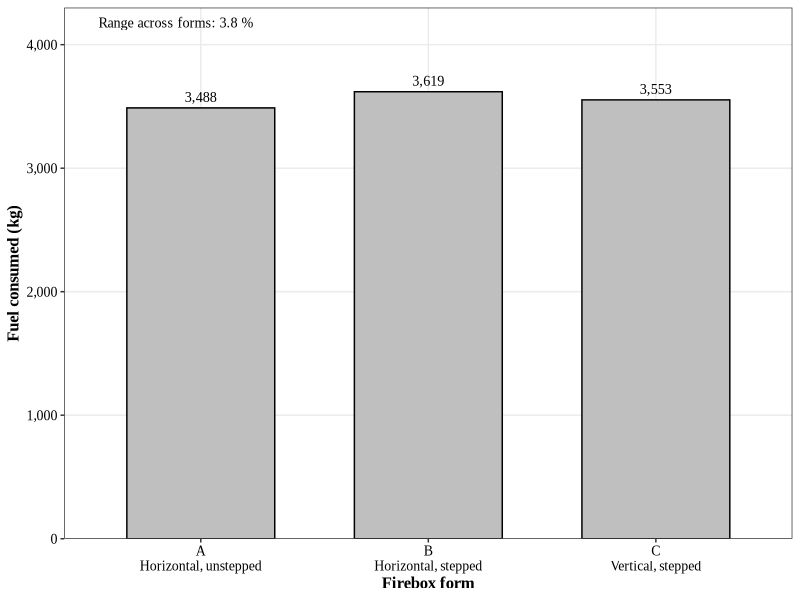
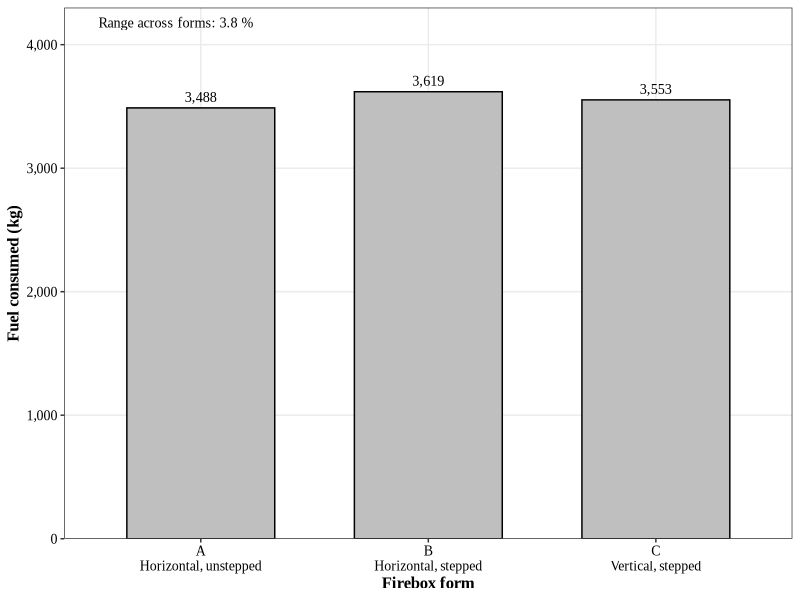
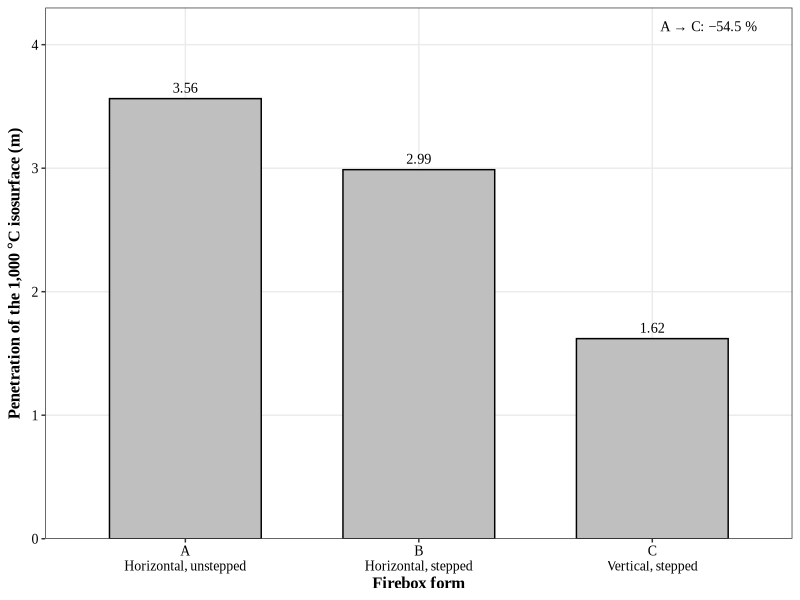
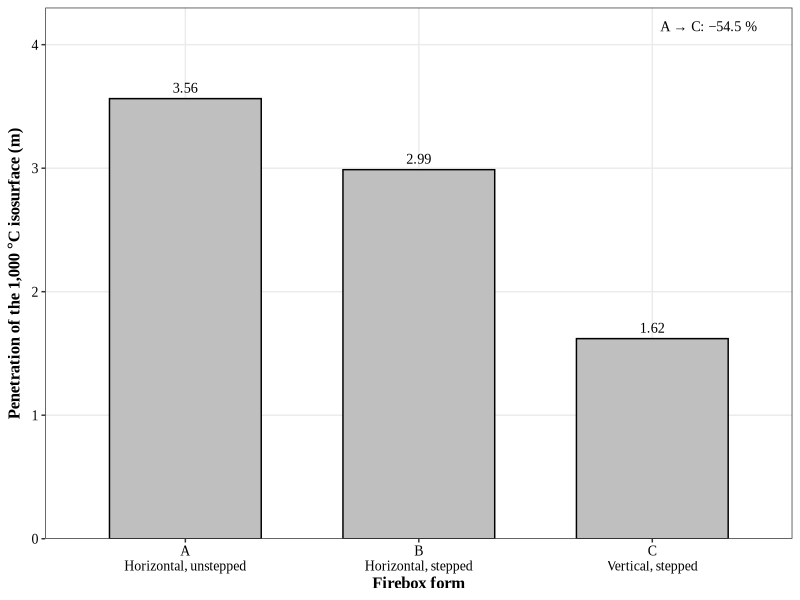
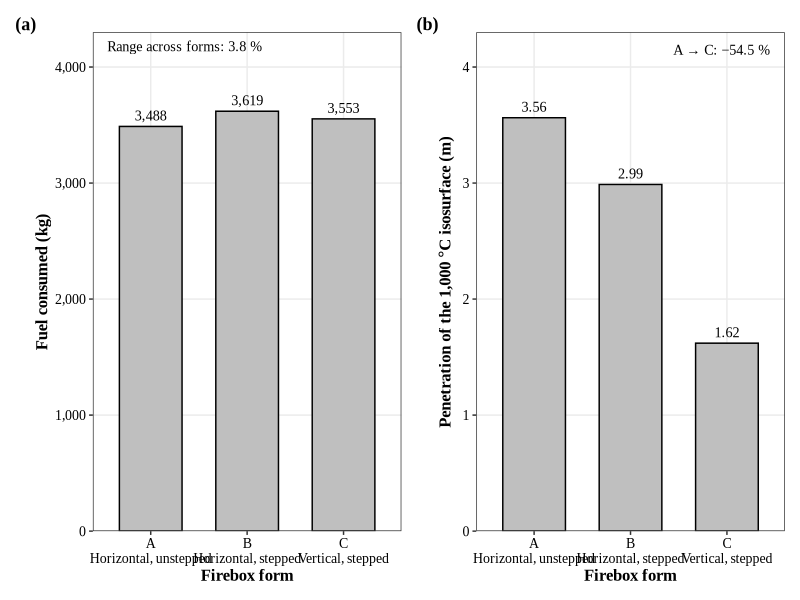
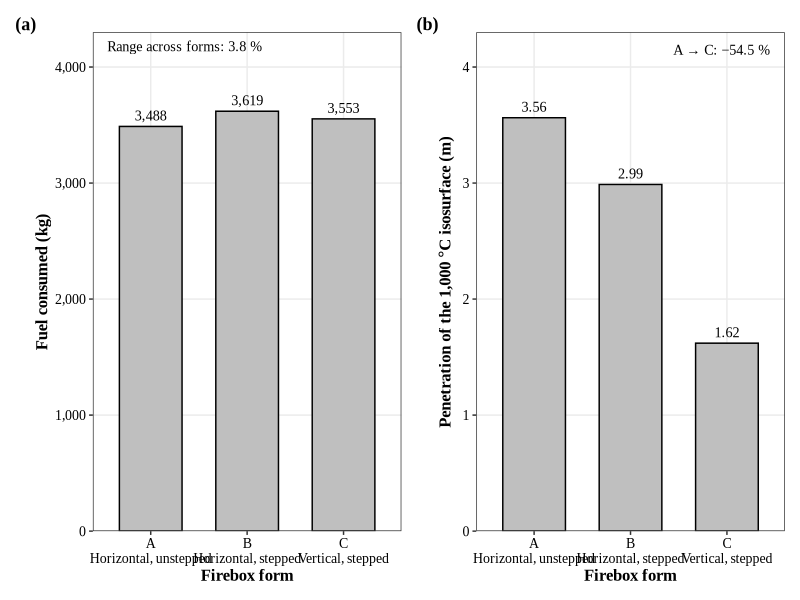

The R script that drew these images, in order:
library(ggplot2)
library(here)
library(patchwork)

FONT <- "Times New Roman"

df <- read.csv(here("./Data/Kiln_Form.csv"), fileEncoding = "UTF-8")
df$form <- factor(df$form, levels = c("A", "B", "C"))
df$axis <- paste(df$form, df$desc, sep = "\n")
df$axis <- factor(df$axis, levels = df$axis[order(df$form)])

kiln_theme <- theme_bw() +
    theme(text = element_text(family = FONT),
        plot.title = element_text(hjust = 0.5, size = 12, face = 'bold'),
        axis.title.x = element_text(size = 12, colour = "black", face = 'bold'),
        axis.title.y = element_text(size = 12, colour = "black", face = 'bold'),
        axis.text = element_text(size = 10, colour = "black"),
        panel.grid.minor = element_blank())

spread <- (max(df$fuel_kg) - min(df$fuel_kg)) / min(df$fuel_kg) * 100

p1 <- ggplot(df, aes(x = axis, y = fuel_kg)) +
    geom_col(fill = "grey75", colour = "black", width = 0.65) +
    geom_text(aes(label = format(fuel_kg, big.mark = ",")),
              vjust = -0.6, size = 3.6, family = FONT) +
    annotate("text", x = 0.55, y = 4180, hjust = 0, size = 3.6, family = FONT,
             label = sprintf("Range across forms: %.1f %%", spread)) +
    scale_y_continuous(limits = c(0, 4300), expand = c(0, 0),
                       labels = function(v) format(v, big.mark = ",")) +
    xlab("Firebox form") +
    ylab("Fuel consumed (kg)") +
    kiln_theme
ggsave(here("./Graph/Bar(Fuel_by_form).tiff"), p1, dpi = 300, width = 5, height = 5, units = 'in', bg = "white", compression = "lzw")
ggsave(here("./Graph/Bar(Fuel_by_form).jpeg"), p1, dpi = 300, width = 5, height = 5, units = 'in', bg = "white", quality = 95)

drop <- (df$penetration_m[df$form == "A"] - df$penetration_m[df$form == "C"]) /
         df$penetration_m[df$form == "A"] * 100

p2 <- ggplot(df, aes(x = axis, y = penetration_m)) +
    geom_col(fill = "grey75", colour = "black", width = 0.65) +
    geom_text(aes(label = sprintf("%.2f", penetration_m)),
              vjust = -0.6, size = 3.6, family = FONT) +
    annotate("text", x = 3.45, y = 4.15, hjust = 1, size = 3.6, family = FONT,
             label = sprintf("A → C: −%.1f %%", drop)) +
    scale_y_continuous(limits = c(0, 4.3), expand = c(0, 0)) +
    xlab("Firebox form") +
    ylab(expression(bold(paste("Penetration of the 1,000 ", degree, "C isosurface (m)")))) +
    kiln_theme
ggsave(here("./Graph/Bar(Penetration_by_form).tiff"), p2, dpi = 300, width = 5, height = 5, units = 'in', bg = "white", compression = "lzw")
ggsave(here("./Graph/Bar(Penetration_by_form).jpeg"), p2, dpi = 300, width = 5, height = 5, units = 'in', bg = "white", quality = 95)

fig <- p1 + p2 + plot_annotation(tag_levels = "a", tag_prefix = "(", tag_suffix = ")") &
    theme(plot.tag = element_text(family = FONT, size = 13, face = "bold"))
ggsave(here("./Graph/Fig_Form.tiff"), fig, dpi = 300, width = 10, height = 5, units = 'in', bg = "white", compression = "lzw")
ggsave(here("./Graph/Fig_Form.jpeg"), fig, dpi = 300, width = 10, height = 5, units = 'in', bg = "white", quality = 95)
